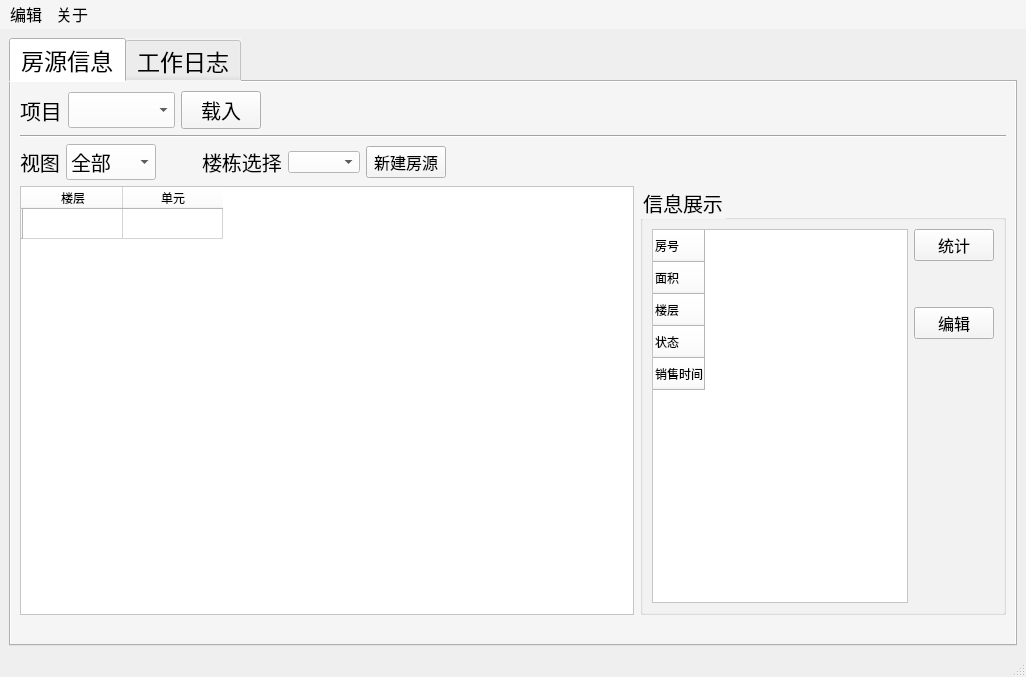
<?xml version="1.0" encoding="UTF-8"?>
<ui version="4.0">
 <class>MainWindow</class>
 <widget class="QMainWindow" name="MainWindow">
  <property name="geometry">
   <rect>
    <x>0</x>
    <y>0</y>
    <width>1026</width>
    <height>677</height>
   </rect>
  </property>
  <property name="maximumSize">
   <size>
    <width>1026</width>
    <height>677</height>
   </size>
  </property>
  <property name="windowTitle">
   <string>翊瑄的房源查询系统</string>
  </property>
  <widget class="QWidget" name="centralwidget">
   <layout class="QHBoxLayout" name="horizontalLayout_8">
    <item>
     <widget class="QTabWidget" name="tabWidget">
      <property name="font">
       <font>
        <family>宋体</family>
        <pointsize>17</pointsize>
       </font>
      </property>
      <property name="autoFillBackground">
       <bool>false</bool>
      </property>
      <property name="styleSheet">
       <string notr="true">background-color:#F5F5F5</string>
      </property>
      <property name="currentIndex">
       <number>0</number>
      </property>
      <property name="iconSize">
       <size>
        <width>29</width>
        <height>29</height>
       </size>
      </property>
      <widget class="QWidget" name="tab">
       <attribute name="title">
        <string>房源信息</string>
       </attribute>
       <layout class="QVBoxLayout" name="verticalLayout_3">
        <item>
         <layout class="QHBoxLayout" name="horizontalLayout">
          <item>
           <widget class="QLabel" name="label">
            <property name="font">
             <font>
              <family>宋体</family>
              <pointsize>16</pointsize>
             </font>
            </property>
            <property name="text">
             <string>项目</string>
            </property>
           </widget>
          </item>
          <item>
           <widget class="QComboBox" name="comboBox">
            <property name="font">
             <font>
              <family>宋体</family>
              <pointsize>15</pointsize>
             </font>
            </property>
            <property name="styleSheet">
             <string notr="true">background-color:#FFFFFF</string>
            </property>
           </widget>
          </item>
          <item>
           <widget class="QPushButton" name="pushButton">
            <property name="font">
             <font>
              <family>宋体</family>
              <pointsize>15</pointsize>
             </font>
            </property>
            <property name="text">
             <string>载入</string>
            </property>
           </widget>
          </item>
          <item>
           <spacer name="horizontalSpacer_2">
            <property name="orientation">
             <enum>Qt::Horizontal</enum>
            </property>
            <property name="sizeHint" stdset="0">
             <size>
              <width>40</width>
              <height>20</height>
             </size>
            </property>
           </spacer>
          </item>
         </layout>
        </item>
        <item>
         <widget class="Line" name="line_2">
          <property name="orientation">
           <enum>Qt::Horizontal</enum>
          </property>
         </widget>
        </item>
        <item>
         <layout class="QHBoxLayout" name="horizontalLayout_2">
          <item>
           <widget class="QLabel" name="label_4">
            <property name="font">
             <font>
              <family>宋体</family>
              <pointsize>15</pointsize>
             </font>
            </property>
            <property name="text">
             <string>视图</string>
            </property>
           </widget>
          </item>
          <item>
           <widget class="QComboBox" name="viewCbox">
            <property name="font">
             <font>
              <family>宋体</family>
              <pointsize>15</pointsize>
             </font>
            </property>
            <property name="styleSheet">
             <string notr="true">background-color:#FFFFFF</string>
            </property>
            <item>
             <property name="text">
              <string>全部</string>
             </property>
            </item>
            <item>
             <property name="text">
              <string>按楼栋</string>
             </property>
            </item>
           </widget>
          </item>
          <item>
           <spacer name="horizontalSpacer">
            <property name="orientation">
             <enum>Qt::Horizontal</enum>
            </property>
            <property name="sizeType">
             <enum>QSizePolicy::Preferred</enum>
            </property>
            <property name="sizeHint" stdset="0">
             <size>
              <width>40</width>
              <height>20</height>
             </size>
            </property>
           </spacer>
          </item>
          <item>
           <widget class="QLabel" name="label_5">
            <property name="font">
             <font>
              <family>宋体</family>
              <pointsize>15</pointsize>
             </font>
            </property>
            <property name="text">
             <string>楼栋选择</string>
            </property>
           </widget>
          </item>
          <item>
           <widget class="QComboBox" name="comboBox_3">
            <property name="styleSheet">
             <string notr="true">background-color:#FFFFFF</string>
            </property>
           </widget>
          </item>
          <item>
           <widget class="QPushButton" name="newRoomButton">
            <property name="font">
             <font>
              <pointsize>12</pointsize>
             </font>
            </property>
            <property name="text">
             <string>新建房源</string>
            </property>
           </widget>
          </item>
          <item>
           <spacer name="horizontalSpacer_4">
            <property name="orientation">
             <enum>Qt::Horizontal</enum>
            </property>
            <property name="sizeHint" stdset="0">
             <size>
              <width>40</width>
              <height>20</height>
             </size>
            </property>
           </spacer>
          </item>
         </layout>
        </item>
        <item>
         <layout class="QHBoxLayout" name="horizontalLayout_4">
          <item>
           <widget class="QTableWidget" name="tableWidget">
            <property name="sizePolicy">
             <sizepolicy hsizetype="Maximum" vsizetype="Expanding">
              <horstretch>2</horstretch>
              <verstretch>0</verstretch>
             </sizepolicy>
            </property>
            <property name="maximumSize">
             <size>
              <width>800</width>
              <height>16777215</height>
             </size>
            </property>
            <property name="styleSheet">
             <string notr="true">background-color:#FFFFFF</string>
            </property>
            <row>
             <property name="text">
              <string/>
             </property>
            </row>
            <column>
             <property name="text">
              <string>楼层</string>
             </property>
            </column>
            <column>
             <property name="text">
              <string>单元</string>
             </property>
            </column>
           </widget>
          </item>
          <item>
           <widget class="QGroupBox" name="groupBox">
            <property name="font">
             <font>
              <family>宋体</family>
              <pointsize>15</pointsize>
             </font>
            </property>
            <property name="title">
             <string>信息展示</string>
            </property>
            <layout class="QHBoxLayout" name="horizontalLayout_5">
             <item>
              <layout class="QHBoxLayout" name="horizontalLayout_3">
               <item>
                <widget class="QTableWidget" name="tableWidget">
                 <property name="sizePolicy">
                  <sizepolicy hsizetype="Expanding" vsizetype="Expanding">
                   <horstretch>1</horstretch>
                   <verstretch>0</verstretch>
                  </sizepolicy>
                 </property>
                 <property name="styleSheet">
                  <string notr="true">background-color:#FFFFFF</string>
                 </property>
                 <row>
                  <property name="text">
                   <string>房号</string>
                  </property>
                 </row>
                 <row>
                  <property name="text">
                   <string>面积</string>
                  </property>
                 </row>
                 <row>
                  <property name="text">
                   <string>楼层</string>
                  </property>
                 </row>
                 <row>
                  <property name="text">
                   <string>状态</string>
                  </property>
                 </row>
                 <row>
                  <property name="text">
                   <string>销售时间</string>
                  </property>
                 </row>
                </widget>
               </item>
               <item>
                <layout class="QVBoxLayout" name="verticalLayout">
                 <item>
                  <widget class="QPushButton" name="staticButton">
                   <property name="font">
                    <font>
                     <pointsize>12</pointsize>
                    </font>
                   </property>
                   <property name="text">
                    <string>统计</string>
                   </property>
                  </widget>
                 </item>
                 <item>
                  <spacer name="verticalSpacer">
                   <property name="orientation">
                    <enum>Qt::Vertical</enum>
                   </property>
                   <property name="sizeType">
                    <enum>QSizePolicy::Preferred</enum>
                   </property>
                   <property name="sizeHint" stdset="0">
                    <size>
                     <width>20</width>
                     <height>40</height>
                    </size>
                   </property>
                  </spacer>
                 </item>
                 <item>
                  <widget class="QPushButton" name="editRoomButton">
                   <property name="font">
                    <font>
                     <pointsize>12</pointsize>
                    </font>
                   </property>
                   <property name="text">
                    <string>编辑</string>
                   </property>
                  </widget>
                 </item>
                 <item>
                  <spacer name="verticalSpacer_2">
                   <property name="orientation">
                    <enum>Qt::Vertical</enum>
                   </property>
                   <property name="sizeHint" stdset="0">
                    <size>
                     <width>20</width>
                     <height>40</height>
                    </size>
                   </property>
                  </spacer>
                 </item>
                </layout>
               </item>
              </layout>
             </item>
            </layout>
           </widget>
          </item>
         </layout>
        </item>
        <item>
         <widget class="QLabel" name="label_2">
          <property name="text">
           <string/>
          </property>
         </widget>
        </item>
       </layout>
      </widget>
      <widget class="QWidget" name="tab_2">
       <attribute name="title">
        <string>工作日志</string>
       </attribute>
       <layout class="QVBoxLayout" name="verticalLayout_2">
        <item>
         <layout class="QHBoxLayout" name="horizontalLayout_7">
          <item>
           <widget class="QPushButton" name="pushButton_4">
            <property name="font">
             <font>
              <pointsize>12</pointsize>
             </font>
            </property>
            <property name="text">
             <string>今天</string>
            </property>
           </widget>
          </item>
          <item>
           <spacer name="horizontalSpacer_3">
            <property name="orientation">
             <enum>Qt::Horizontal</enum>
            </property>
            <property name="sizeHint" stdset="0">
             <size>
              <width>40</width>
              <height>20</height>
             </size>
            </property>
           </spacer>
          </item>
          <item>
           <widget class="QPushButton" name="savelogbutton">
            <property name="font">
             <font>
              <pointsize>12</pointsize>
             </font>
            </property>
            <property name="text">
             <string>保存日志</string>
            </property>
           </widget>
          </item>
         </layout>
        </item>
        <item>
         <layout class="QHBoxLayout" name="horizontalLayout_6">
          <item>
           <widget class="QCalendarWidget" name="calendarWidget">
            <property name="autoFillBackground">
             <bool>false</bool>
            </property>
            <property name="styleSheet">
             <string notr="true"/>
            </property>
           </widget>
          </item>
          <item>
           <widget class="Line" name="line">
            <property name="orientation">
             <enum>Qt::Vertical</enum>
            </property>
           </widget>
          </item>
          <item>
           <widget class="QPlainTextEdit" name="plainTextEdit">
            <property name="styleSheet">
             <string notr="true">background-color:#FFFFFF</string>
            </property>
           </widget>
          </item>
         </layout>
        </item>
       </layout>
      </widget>
     </widget>
    </item>
   </layout>
  </widget>
  <widget class="QMenuBar" name="menubar">
   <property name="geometry">
    <rect>
     <x>0</x>
     <y>0</y>
     <width>1026</width>
     <height>27</height>
    </rect>
   </property>
   <property name="font">
    <font>
     <pointsize>12</pointsize>
    </font>
   </property>
   <property name="styleSheet">
    <string notr="true">background-color:#F5F5F5</string>
   </property>
   <property name="defaultUp">
    <bool>false</bool>
   </property>
   <widget class="QMenu" name="menufile">
    <property name="title">
     <string>编辑</string>
    </property>
    <addaction name="actionNewProject"/>
   </widget>
   <widget class="QMenu" name="menuabout">
    <property name="font">
     <font>
      <pointsize>10</pointsize>
     </font>
    </property>
    <property name="title">
     <string>关于</string>
    </property>
    <addaction name="actiondf"/>
   </widget>
   <addaction name="menufile"/>
   <addaction name="menuabout"/>
  </widget>
  <widget class="QStatusBar" name="statusbar"/>
  <action name="actionkaifazhe">
   <property name="text">
    <string>开发者信息</string>
   </property>
  </action>
  <action name="actionNewProject">
   <property name="text">
    <string>新建项目</string>
   </property>
   <property name="font">
    <font>
     <pointsize>11</pointsize>
    </font>
   </property>
  </action>
  <action name="actiondf">
   <property name="text">
    <string>开发者信息</string>
   </property>
  </action>
  <action name="actionopen">
   <property name="text">
    <string>项目开源地址</string>
   </property>
  </action>
 </widget>
 <resources/>
 <connections/>
</ui>
